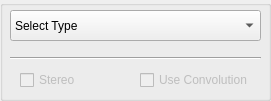
      <widget class="QGroupBox" name="groupBox_12">
       <property name="geometry">
        <rect>
         <x>260</x>
         <y>380</y>
         <width>271</width>
         <height>101</height>
        </rect>
       </property>
       <property name="title">
        <string/>
       </property>
       <widget class="QComboBox" name="comboBox_r_type">
        <property name="geometry">
         <rect>
          <x>10</x>
          <y>10</y>
          <width>251</width>
          <height>31</height>
         </rect>
        </property>
        <property name="toolTip">
         <string>&lt;html&gt;&lt;head/&gt;&lt;body&gt;&lt;p&gt;Select the Type of Reverb. Not strictly presets, but some provide with pre-cofigurations based on the reverberator used.&lt;/p&gt;&lt;/body&gt;&lt;/html&gt;</string>
        </property>
        <property name="currentIndex">
         <number>0</number>
        </property>
        <item>
         <property name="text">
          <string>Select Type</string>
         </property>
        </item>
        <item>
         <property name="text">
          <string>Echo</string>
         </property>
        </item>
        <item>
         <property name="text">
          <string>Simple Reverb (Comb)</string>
         </property>
        </item>
        <item>
         <property name="text">
          <string>Low Pass Reverb</string>
         </property>
        </item>
        <item>
         <property name="text">
          <string>All Pass Reverb</string>
         </property>
        </item>
        <item>
         <property name="text">
          <string>Shroeder Reverb - SATRev</string>
         </property>
        </item>
        <item>
         <property name="text">
          <string>Shroeder Reverb - JCRev</string>
         </property>
        </item>
        <item>
         <property name="text">
          <string>Moorer Reverb</string>
         </property>
        </item>
        <item>
         <property name="text">
          <string>Freeverb Reverb</string>
         </property>
        </item>
        <item>
         <property name="text">
          <string>Convolution</string>
         </property>
        </item>
       </widget>
       <widget class="QCheckBox" name="checkBox_r_stereo">
        <property name="enabled">
         <bool>false</bool>
        </property>
        <property name="geometry">
         <rect>
          <x>20</x>
          <y>70</y>
          <width>65</width>
          <height>20</height>
         </rect>
        </property>
        <property name="text">
         <string>Stereo</string>
        </property>
       </widget>
       <widget class="Line" name="line">
        <property name="geometry">
         <rect>
          <x>10</x>
          <y>50</y>
          <width>251</width>
          <height>16</height>
         </rect>
        </property>
        <property name="orientation">
         <enum>Qt::Horizontal</enum>
        </property>
       </widget>
       <widget class="QCheckBox" name="checkBox_r_convolution">
        <property name="enabled">
         <bool>false</bool>
        </property>
        <property name="geometry">
         <rect>
          <x>140</x>
          <y>70</y>
          <width>131</width>
          <height>20</height>
         </rect>
        </property>
        <property name="toolTip">
         <string>&lt;html&gt;&lt;head/&gt;&lt;body&gt;&lt;p&gt;Applies the effect by using its impulse response. Less exact, but usually much faster.&lt;/p&gt;&lt;/body&gt;&lt;/html&gt;</string>
        </property>
        <property name="text">
         <string>Use Convolution</string>
        </property>
       </widget>
      </widget>
